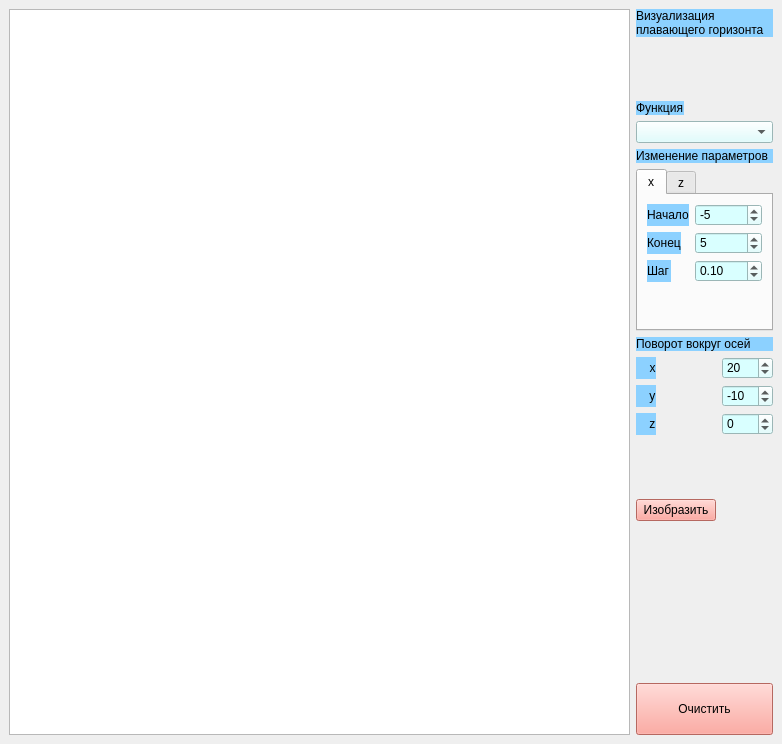
<?xml version="1.0" encoding="UTF-8"?>
<ui version="4.0">
 <class>MainWindow</class>
 <widget class="QMainWindow" name="MainWindow">
  <property name="geometry">
   <rect>
    <x>0</x>
    <y>0</y>
    <width>782</width>
    <height>744</height>
   </rect>
  </property>
  <property name="sizePolicy">
   <sizepolicy hsizetype="MinimumExpanding" vsizetype="MinimumExpanding">
    <horstretch>0</horstretch>
    <verstretch>0</verstretch>
   </sizepolicy>
  </property>
  <property name="windowTitle">
   <string>Лабораторная работа 10</string>
  </property>
  <widget class="QWidget" name="centralwidget">
   <layout class="QHBoxLayout" name="horizontalLayout" stretch="2,0">
    <item>
     <widget class="QGraphicsView" name="graphicsView">
      <property name="sizePolicy">
       <sizepolicy hsizetype="MinimumExpanding" vsizetype="MinimumExpanding">
        <horstretch>0</horstretch>
        <verstretch>0</verstretch>
       </sizepolicy>
      </property>
      <property name="minimumSize">
       <size>
        <width>0</width>
        <height>0</height>
       </size>
      </property>
      <property name="alignment">
       <set>Qt::AlignCenter</set>
      </property>
     </widget>
    </item>
    <item>
     <layout class="QFormLayout" name="formLayout">
      <item row="0" column="0" colspan="2">
       <widget class="QLabel" name="label">
        <property name="styleSheet">
         <string notr="true">background-color: rgb(140, 209, 255);</string>
        </property>
        <property name="text">
         <string>Визуализация
плавающего горизонта</string>
        </property>
       </widget>
      </item>
      <item row="1" column="0" colspan="2">
       <spacer name="verticalSpacer">
        <property name="orientation">
         <enum>Qt::Vertical</enum>
        </property>
        <property name="sizeType">
         <enum>QSizePolicy::MinimumExpanding</enum>
        </property>
        <property name="sizeHint" stdset="0">
         <size>
          <width>20</width>
          <height>18</height>
         </size>
        </property>
       </spacer>
      </item>
      <item row="2" column="0">
       <widget class="QLabel" name="label_function">
        <property name="styleSheet">
         <string notr="true">background-color: rgb(140, 209, 255);</string>
        </property>
        <property name="text">
         <string>Функция</string>
        </property>
       </widget>
      </item>
      <item row="3" column="0" colspan="2">
       <widget class="QComboBox" name="box_functions">
        <property name="sizePolicy">
         <sizepolicy hsizetype="MinimumExpanding" vsizetype="Fixed">
          <horstretch>0</horstretch>
          <verstretch>0</verstretch>
         </sizepolicy>
        </property>
        <property name="minimumSize">
         <size>
          <width>0</width>
          <height>0</height>
         </size>
        </property>
        <property name="styleSheet">
         <string notr="true">background-color: rgb(217, 255, 255);</string>
        </property>
       </widget>
      </item>
      <item row="4" column="0" colspan="2">
       <widget class="QLabel" name="label_6">
        <property name="styleSheet">
         <string notr="true">background-color: rgb(140, 209, 255);</string>
        </property>
        <property name="text">
         <string>Изменение параметров</string>
        </property>
       </widget>
      </item>
      <item row="5" column="0" colspan="2">
       <widget class="QTabWidget" name="tabWidget">
        <property name="minimumSize">
         <size>
          <width>0</width>
          <height>162</height>
         </size>
        </property>
        <property name="currentIndex">
         <number>0</number>
        </property>
        <widget class="QWidget" name="tab_x">
         <attribute name="title">
          <string>x</string>
         </attribute>
         <layout class="QFormLayout" name="formLayout_2">
          <item row="0" column="0">
           <widget class="QLabel" name="label_start_x">
            <property name="styleSheet">
             <string notr="true">background-color: rgb(140, 209, 255);</string>
            </property>
            <property name="text">
             <string>Начало</string>
            </property>
           </widget>
          </item>
          <item row="0" column="1">
           <widget class="QSpinBox" name="spinbox_start_x">
            <property name="styleSheet">
             <string notr="true">background-color: rgb(217, 255, 255);</string>
            </property>
            <property name="minimum">
             <number>-10</number>
            </property>
            <property name="maximum">
             <number>10</number>
            </property>
            <property name="value">
             <number>-5</number>
            </property>
           </widget>
          </item>
          <item row="1" column="0">
           <widget class="QLabel" name="label_end_x">
            <property name="styleSheet">
             <string notr="true">background-color: rgb(140, 209, 255);</string>
            </property>
            <property name="text">
             <string>Конец</string>
            </property>
           </widget>
          </item>
          <item row="1" column="1">
           <widget class="QSpinBox" name="spinbox_end_x">
            <property name="styleSheet">
             <string notr="true">background-color: rgb(217, 255, 255);</string>
            </property>
            <property name="minimum">
             <number>-10</number>
            </property>
            <property name="maximum">
             <number>10</number>
            </property>
            <property name="value">
             <number>5</number>
            </property>
           </widget>
          </item>
          <item row="2" column="0">
           <widget class="QLabel" name="label_step_x">
            <property name="styleSheet">
             <string notr="true">background-color: rgb(140, 209, 255);</string>
            </property>
            <property name="text">
             <string>Шаг</string>
            </property>
           </widget>
          </item>
          <item row="2" column="1">
           <widget class="QDoubleSpinBox" name="spinbox_step_x">
            <property name="styleSheet">
             <string notr="true">background-color: rgb(217, 255, 255);</string>
            </property>
            <property name="decimals">
             <number>2</number>
            </property>
            <property name="minimum">
             <double>0.000000000000000</double>
            </property>
            <property name="maximum">
             <double>1.000000000000000</double>
            </property>
            <property name="singleStep">
             <double>0.010000000000000</double>
            </property>
            <property name="value">
             <double>0.100000000000000</double>
            </property>
           </widget>
          </item>
         </layout>
        </widget>
        <widget class="QWidget" name="tab_z">
         <attribute name="title">
          <string>z</string>
         </attribute>
         <layout class="QFormLayout" name="formLayout_3">
          <item row="0" column="0">
           <widget class="QLabel" name="labelstart_z">
            <property name="text">
             <string>Начало</string>
            </property>
           </widget>
          </item>
          <item row="0" column="1">
           <widget class="QSpinBox" name="spinbox_start_z">
            <property name="minimum">
             <number>-10</number>
            </property>
            <property name="maximum">
             <number>10</number>
            </property>
            <property name="value">
             <number>-5</number>
            </property>
           </widget>
          </item>
          <item row="1" column="0">
           <widget class="QLabel" name="label_end_z">
            <property name="text">
             <string>Конец</string>
            </property>
           </widget>
          </item>
          <item row="1" column="1">
           <widget class="QSpinBox" name="spinbox_end_z">
            <property name="minimum">
             <number>-10</number>
            </property>
            <property name="maximum">
             <number>10</number>
            </property>
            <property name="value">
             <number>5</number>
            </property>
           </widget>
          </item>
          <item row="2" column="0">
           <widget class="QLabel" name="label_step_z">
            <property name="text">
             <string>Шаг</string>
            </property>
           </widget>
          </item>
          <item row="2" column="1">
           <widget class="QDoubleSpinBox" name="spinbox_step_z">
            <property name="minimum">
             <double>0.100000000000000</double>
            </property>
            <property name="maximum">
             <double>1.000000000000000</double>
            </property>
            <property name="singleStep">
             <double>0.010000000000000</double>
            </property>
            <property name="value">
             <double>0.100000000000000</double>
            </property>
           </widget>
          </item>
         </layout>
        </widget>
       </widget>
      </item>
      <item row="7" column="0">
       <widget class="QLabel" name="label_rotate_x">
        <property name="styleSheet">
         <string notr="true">background-color: rgb(140, 209, 255);</string>
        </property>
        <property name="text">
         <string>    x</string>
        </property>
        <property name="alignment">
         <set>Qt::AlignCenter</set>
        </property>
       </widget>
      </item>
      <item row="7" column="1">
       <widget class="QSpinBox" name="spinbox_rotate_x">
        <property name="styleSheet">
         <string notr="true">background-color: rgb(217, 255, 255);</string>
        </property>
        <property name="keyboardTracking">
         <bool>true</bool>
        </property>
        <property name="minimum">
         <number>-360</number>
        </property>
        <property name="maximum">
         <number>360</number>
        </property>
        <property name="value">
         <number>20</number>
        </property>
        <property name="displayIntegerBase">
         <number>10</number>
        </property>
       </widget>
      </item>
      <item row="8" column="0">
       <widget class="QLabel" name="label_rotate_y">
        <property name="styleSheet">
         <string notr="true">background-color: rgb(140, 209, 255);</string>
        </property>
        <property name="text">
         <string>    y</string>
        </property>
       </widget>
      </item>
      <item row="8" column="1">
       <widget class="QSpinBox" name="spinbox_rotate_y">
        <property name="styleSheet">
         <string notr="true">background-color: rgb(217, 255, 255);</string>
        </property>
        <property name="minimum">
         <number>-360</number>
        </property>
        <property name="maximum">
         <number>360</number>
        </property>
        <property name="value">
         <number>-10</number>
        </property>
       </widget>
      </item>
      <item row="9" column="0">
       <widget class="QLabel" name="label_rotate_z">
        <property name="styleSheet">
         <string notr="true">background-color: rgb(140, 209, 255);</string>
        </property>
        <property name="text">
         <string>    z</string>
        </property>
       </widget>
      </item>
      <item row="9" column="1">
       <widget class="QSpinBox" name="spinbox_rotate_z">
        <property name="styleSheet">
         <string notr="true">background-color: rgb(217, 255, 255);</string>
        </property>
        <property name="minimum">
         <number>-360</number>
        </property>
        <property name="maximum">
         <number>360</number>
        </property>
       </widget>
      </item>
      <item row="10" column="0" colspan="2">
       <spacer name="verticalSpacer_2">
        <property name="orientation">
         <enum>Qt::Vertical</enum>
        </property>
        <property name="sizeType">
         <enum>QSizePolicy::MinimumExpanding</enum>
        </property>
        <property name="sizeHint" stdset="0">
         <size>
          <width>20</width>
          <height>33</height>
         </size>
        </property>
       </spacer>
      </item>
      <item row="11" column="0">
       <widget class="QPushButton" name="but_draw_on_screen">
        <property name="styleSheet">
         <string notr="true">background-color: rgb(255, 145, 135);</string>
        </property>
        <property name="text">
         <string>Изобразить</string>
        </property>
       </widget>
      </item>
      <item row="12" column="0" colspan="2">
       <spacer name="verticalSpacer_3">
        <property name="orientation">
         <enum>Qt::Vertical</enum>
        </property>
        <property name="sizeType">
         <enum>QSizePolicy::MinimumExpanding</enum>
        </property>
        <property name="sizeHint" stdset="0">
         <size>
          <width>20</width>
          <height>150</height>
         </size>
        </property>
       </spacer>
      </item>
      <item row="13" column="0" colspan="2">
       <widget class="QPushButton" name="but_clean_all">
        <property name="sizePolicy">
         <sizepolicy hsizetype="Minimum" vsizetype="MinimumExpanding">
          <horstretch>0</horstretch>
          <verstretch>0</verstretch>
         </sizepolicy>
        </property>
        <property name="styleSheet">
         <string notr="true">background-color: rgb(255, 145, 135);</string>
        </property>
        <property name="text">
         <string>Очистить</string>
        </property>
       </widget>
      </item>
      <item row="6" column="0" colspan="2">
       <widget class="QLabel" name="label_10">
        <property name="styleSheet">
         <string notr="true">background-color: rgb(140, 209, 255);</string>
        </property>
        <property name="text">
         <string>Поворот вокруг осей</string>
        </property>
       </widget>
      </item>
     </layout>
    </item>
   </layout>
  </widget>
  <widget class="QMenuBar" name="menubar">
   <property name="geometry">
    <rect>
     <x>0</x>
     <y>0</y>
     <width>782</width>
     <height>26</height>
    </rect>
   </property>
  </widget>
 </widget>
 <resources/>
 <connections/>
</ui>
